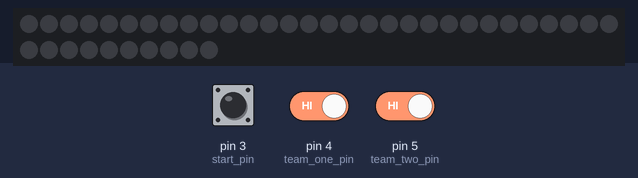
The sketch below on a simulated Arduino Uno, built with avr-gcc and run on an emulated ATmega328P. On the bench: 40 RGB LEDs in strip order, left to right, continuing on the next row. The inputs (shaded band) are chosen by the test bench; at power-on: pin 3 (start_pin) HIGH, pin 4 (team_one_pin) HIGH, pin 5 (team_two_pin) HIGH.

Above: at 1.2 s.
1.3 s: pin 3 (start_pin) pulled LOW for 0.15 s
At 1.39 s:
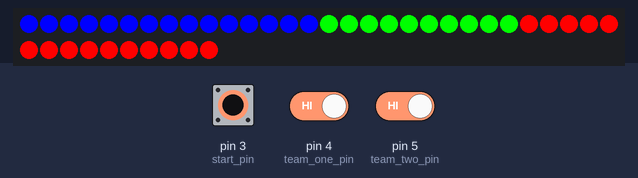
2.9 s: pin 3 (start_pin) pulled LOW for 3.2 s
7.6 s: pin 3 (start_pin) driven LOW and pin 4 (team_one_pin) driven LOW
At 8.3 s:
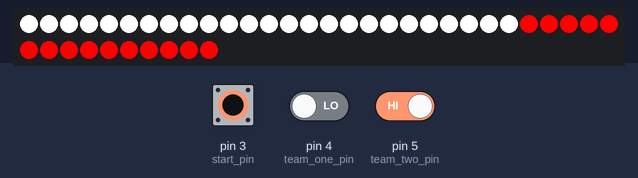
9.1 s: pin 3 (start_pin) driven HIGH
At 9.4 s:
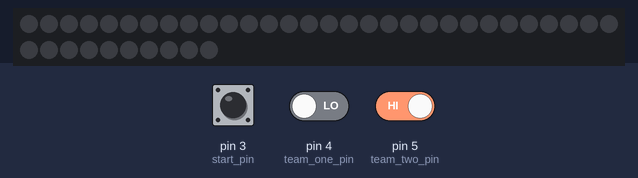
10.6 s: pin 3 (start_pin) driven LOW and pin 5 (team_two_pin) driven LOW
At 11.0 s:
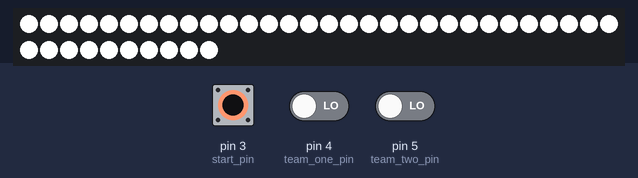
12.1 s: pin 4 (team_one_pin) driven HIGH
At 12.7 s:
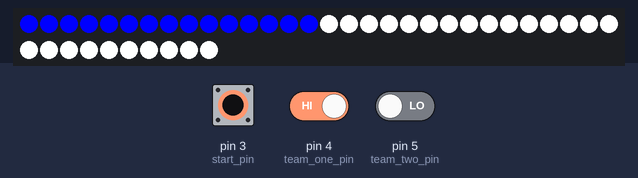
Timing chart, 0 to 14.6 s (numbered marks = the images above; inputs shaded):
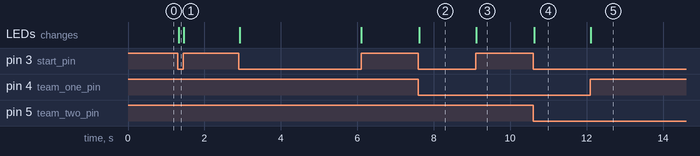

The sketch:

sprint2_lights.ino
```cpp
#include <Adafruit_NeoPixel.h>

const int LAST_PIN = 4;
const int CONTROL_PIN = 6;
const int NUM_LEDS = 40;

Adafruit_NeoPixel strip = Adafruit_NeoPixel(NUM_LEDS, CONTROL_PIN, NEO_GRB + NEO_KHZ800);

uint32_t off;
uint32_t ready_color;
uint32_t team_red_color;
uint32_t team_blue_color;
uint32_t team_coop_color;

int active = 0;
int team_one = 0;
int team_two = 0;
int team_coop = 0;

void init_vars() {
  active = 0;
  team_one = 0;
  team_two = 0;
  team_coop = 0;
}

const int start_pin = 3;
const int team_one_pin = 4;
const int team_two_pin = 5;

void setup() {
  // put your setup code here, to run once:
  strip.begin();
  off = strip.Color(0, 0, 0);
  ready_color = strip.Color(255, 255, 255);
  team_red_color = strip.Color(255, 0, 0);
  team_blue_color = strip.Color(0, 0, 255);
  team_coop_color = strip.Color(0, 255, 0);

  pinMode(start_pin, INPUT_PULLUP);
  pinMode(team_one_pin, INPUT_PULLUP);
  pinMode(team_two_pin, INPUT_PULLUP);
  init_vars();

  for (int ii = 0; ii < 40; ii++) {
    strip.setPixelColor(ii, off);
  }
}

void loop() {

  int start_pin_in = digitalRead(start_pin);
  int team_one_in = digitalRead(team_one_pin);
  int team_two_in = digitalRead(team_two_pin);

  if (HIGH == team_one_in) {
    team_one = 1;
  }
  if (HIGH == team_two_in) {
    team_two = 1;
  }

  if (team_one_in && team_two_in) {
    team_coop = 1;
  }

  if (LOW == start_pin_in) {
    // put your main code here, to run repeatedly:
    for (int ii = 0; ii < 40; ii++) {
      strip.setPixelColor(ii, ready_color);
    }
  } else {
    init_vars();
    for (int ii = 0; ii < 40; ii++) {
      strip.setPixelColor(ii, off);
    }
  }

  if (team_one) {
    for (int ii = 0; ii < 15; ii++) {
      strip.setPixelColor(ii, team_blue_color);
    }
  }
  if (team_two) {
    for (int ii = 25; ii < 40; ii++) {
      strip.setPixelColor(ii, team_red_color);
    }
  }
  if (team_coop) {
    for (int ii = 15; ii < 25; ii++) {
      strip.setPixelColor(ii, team_coop_color);
    }
  }


  strip.show();
  delay(25);
}
```

Measured:
- after the input at 1.3 s, the LEDs: change at once (image 1)
- after the input at 7.6 s, the LEDs: change at once (image 2)
- after the input at 9.1 s, the LEDs: change at once (image 3)
- after the input at 10.6 s, the LEDs: change at once (image 4)
- after the input at 12.1 s, the LEDs: change at once (image 5)
